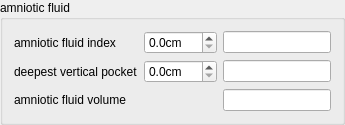
       <widget class="QGroupBox" name="fetus1AmnioticFluidGroupBox">
        <property name="title">
         <string>amniotic fluid </string>
        </property>
        <layout class="QGridLayout" name="gridLayout_26">
         <item row="0" column="0">
          <widget class="QLabel" name="fetus1AmnioticFluidIndexLabel">
           <property name="text">
            <string>amniotic fluid index</string>
           </property>
          </widget>
         </item>
         <item row="0" column="1">
          <widget class="QDoubleSpinBox" name="fetus1AmnioticFluidIndexDoubleSpinBox">
           <property name="suffix">
            <string comment="centimeter">cm</string>
           </property>
           <property name="decimals">
            <number>1</number>
           </property>
          </widget>
         </item>
         <item row="0" column="2">
          <widget class="QLineEdit" name="fetus1AmnioticFluidIndexLineEdit"/>
         </item>
         <item row="1" column="0">
          <widget class="QLabel" name="fetus1DeepestVerticalPocketLabel">
           <property name="text">
            <string>deepest vertical pocket</string>
           </property>
          </widget>
         </item>
         <item row="1" column="1">
          <widget class="QDoubleSpinBox" name="fetus1DeepestVerticalPocketDoubleSpinBox">
           <property name="suffix">
            <string comment="centimeter">cm</string>
           </property>
           <property name="decimals">
            <number>1</number>
           </property>
          </widget>
         </item>
         <item row="1" column="2">
          <widget class="QLineEdit" name="fetus1DeepestVerticalPocketLineEdit"/>
         </item>
         <item row="2" column="0">
          <widget class="QLabel" name="fetus1AmnioticFluidVolumeLabel">
           <property name="text">
            <string>amniotic fluid volume</string>
           </property>
          </widget>
         </item>
         <item row="2" column="1">
          <layout class="QHBoxLayout" name="fetus1AmnioticFluidVolumeRadioLayout"/>
         </item>
         <item row="2" column="2">
          <widget class="QLineEdit" name="fetus1AmnioticFluidVolumeLineEdit"/>
         </item>
        </layout>
       </widget>
